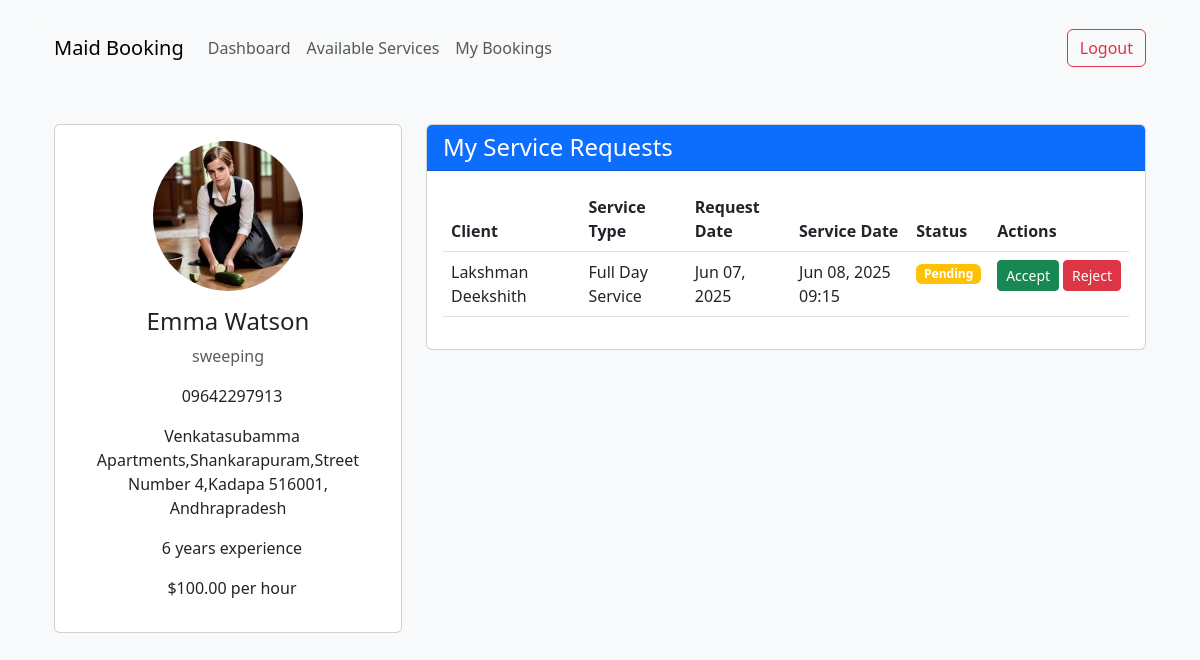
Screenshot of /maid/dashboard/ (signed in) with the database file from the repository.
### booking/models.py (models this page shows, shortened)
class Maid(models.Model):
    user = models.OneToOneField(User, on_delete=models.CASCADE)
    phone = models.CharField(max_length=15)
    address = models.TextField()
    profile_pic = models.ImageField(upload_to='maid_profiles/', null=True, blank=True)
    services = models.CharField(max_length=255)
    experience = models.IntegerField(default=0)
    hourly_rate = models.DecimalField(max_digits=6, decimal_places=2, default=100.00)

class Booking(models.Model):
    STATUS_CHOICES = [
        ('pending', 'Pending'),
        ('accepted', 'Accepted'),
        ('rejected', 'Rejected'),
        ('completed', 'Completed'),
        ('cancelled', 'Cancelled'),
    ]
    SERVICE_CHOICES = [
        ('cleaning', 'House Cleaning'),
        ('cooking', 'Cooking'),
        ('childcare', 'Child Care'),
        ('eldercare', 'Elder Care'),
        ('laundry', 'Laundry'),
        ('fullday', 'Full Day Service'),
    ]
    customer = models.ForeignKey(Customer, on_delete=models.CASCADE, related_name='bookings')
    maid = models.ForeignKey(Maid, on_delete=models.CASCADE, related_name='bookings')
    booking_date = models.DateTimeField(auto_now_add=True)
    service_date = models.DateTimeField()
    service_type = models.CharField(max_length=20, choices=SERVICE_CHOICES, default='cleaning')
    duration_hours = models.PositiveIntegerField(default=2)
    notes = models.TextField(blank=True)
    status = models.CharField(max_length=20, choices=STATUS_CHOICES, default='pending')

class Customer(models.Model):
    user = models.OneToOneField(User, on_delete=models.CASCADE)
    phone = models.CharField(max_length=15)
    address = models.TextField()
    profile_pic = models.ImageField(upload_to='customer_profiles/', null=True, blank=True)

### booking/views.py (the view)
# urls.py: path('maid/dashboard/', views.maid_dashboard, name='maid_dashboard'),
def maid_dashboard(request):
    if request.user.is_authenticated:
        try:
            maid = Maid.objects.get(user=request.user)
            bookings = Booking.objects.filter(maid=maid).order_by('-booking_date')
            return render(request, 'booking/maid_dashboard.html', {'maid': maid, 'bookings': bookings})
        except Maid.DoesNotExist:
            messages.error(request, 'You are not registered as a maid.')
            logout(request)  # Log them out if they're not a maid
            return redirect('maid_login')
    else:
        return redirect('maid_login')

### booking/templates/booking/maid_dashboard.html (shortened to what this page needs)
{% extends 'booking/base.html' %}
{% block content %}
<div class="container mt-5">
    <div class="row">
        <div class="col-md-4">
            <div class="card mb-4">
                <div class="card-body text-center">
                    {% if maid.profile_pic %}
                    <img src="{{ maid.profile_pic.url }}" alt="Profile Picture" class="img-fluid rounded-circle mb-3" style="max-width: 150px;">
                    {% else %}
                    <img src="https://via.placeholder.com/150" alt="Profile Picture" class="img-fluid rounded-circle mb-3">
                    {% endif %}
                    <h4>{{ maid.user.first_name }} {{ maid.user.last_name }}</h4>
                    <p class="text-muted">{{ maid.services }}</p>
                    <p>{{ maid.phone }}</p>
                    <p>{{ maid.address }}</p>
                    <p>{{ maid.experience }} years experience</p>
                    <p>${{ maid.hourly_rate }} per hour</p>
                </div>
            </div>
        </div>
        <div class="col-md-8">
            <div class="card">
                <div class="card-header bg-primary text-white">
                    <h4 class="mb-0">My Service Requests</h4>
                </div>
                <div class="card-body">
                    {% if bookings %}
                        <div class="table-responsive">
                            <table class="table table-hover">
                                <thead>
                                    <tr>
                                        <th>Client</th>
                                        <th>Service Type</th>
                                        <th>Request Date</th>
                                        <th>Service Date</th>
                                        <th>Status</th>
                                        <th>Actions</th>
                                    </tr>
                                </thead>
                                <tbody>
                                    {% for booking in bookings %}
                                    <tr>
                                        <td>{{ booking.customer.user.first_name }} {{ booking.customer.user.last_name }}</td>
                                        <td>{{ booking.get_service_type_display|default:"Cleaning" }}</td>
                                        <td>{{ booking.booking_date|date:"M d, Y" }}</td>
                                        <td>{{ booking.service_date|date:"M d, Y H:i" }}</td>
                                        <td>
                                            <span class="badge {% if booking.status == 'pending' %}bg-warning{% elif booking.status == 'accepted' %}bg-success{% elif booking.status == 'rejected' %}bg-danger{% elif booking.status == 'completed' %}bg-info{% else %}bg-secondary{% endif %}">
                                                {{ booking.status|title }}
                                            </span>
                                        </td>
                                        <td>
                                            {% if booking.status == 'pending' %}
                                            <div class="btn-group">
                                                <form method="post" action="{% url 'accept_booking' booking.id %}" class="d-inline">
                                                    <button type="submit" class="btn btn-sm btn-success me-1">Accept</button>
                                                </form>
                                                <form method="post" action="{% url 'reject_booking' booking.id %}" class="d-inline">
                                                    <button type="submit" class="btn btn-sm btn-danger">Reject</button>
                                                </form>
                                            </div>
                                            {% endif %}
                                        </td>
                                    </tr>
                                    {% endfor %}
                                </tbody>
                            </table>
                        </div>
                    {% else %}
                        <div class="alert alert-info">
                            You don't have any service requests yet.
                        </div>
                    {% endif %}
                </div>
            </div>
        </div>
    </div>
</div>
{% endblock %}

### booking/templates/booking/base.html (style rules this page uses)
body { background-color: #f8f9fa; padding: 20px; }

### rows the page displays
Maid: profile_pic (picture), user.first_name "Emma", user.last_name "Watson", services "sweeping", phone "09642297913", address "Venkatasubamma Apartments,Shankarapuram,Street Number 4,Kadapa 516001, Andhrapradesh", experience "6", hourly_rate "100.00"
Booking: customer.user.first_name "Lakshman", customer.user.last_name "Deekshith", service_type "Full Day Service", booking_date "Jun 07, 2025", service_date "Jun 08, 2025 09:15", status "Pending", shows "Accept"
